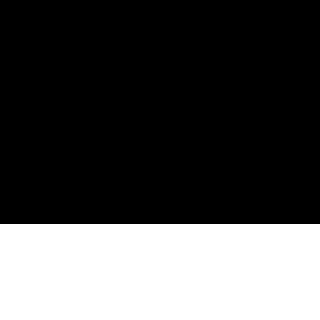

This game map was drawn from its Tiled (.tmx) file and the tilesets committed beside it. A one-line description and the trimmed map source follow:
An orthogonal 10x10 tile map with 32x32 px tiles, 1 tile layer (Tile Layer 1) and 1 object.

<map version="1.0" orientation="orthogonal" width="10" height="10" tilewidth="32" tileheight="32">
 <tileset firstgid="1" name="test" tilewidth="32" tileheight="32">
  <image source="testTilemap.png" width="64" height="64" />
 </tileset>
 <layer name="Tile Layer 1" width="10" height="10">
  <data>[100 cells, 100 non-empty, 2 distinct tile ids]</data>
 </layer>
 <objectgroup name="collisions" width="10" height="10">
  <object x="1" y="223" width="317" height="96" />
 </objectgroup>
</map>
